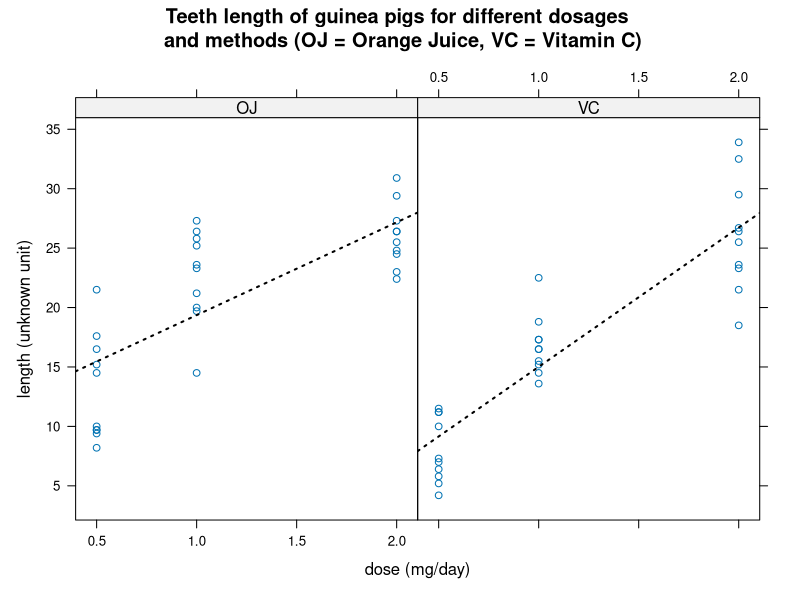

R code for this plot: (Note: this script raises an error after producing the figure.)
## ---- chunk 1
knitr::opts_chunk$set(echo = TRUE, fig.width=8, fig.height=6)
## ---- chunk 2
data(ToothGrowth)
## ---- chunk 3
data(ToothGrowth)
head(ToothGrowth,n=3)
dim(ToothGrowth)
str(ToothGrowth)
summary(ToothGrowth$supp)
unique(ToothGrowth$dose)
## ---- chunk 4
library(lattice)
pltt <- "Teeth length of guinea pigs for different dosages \n"
pltt <- paste(pltt,"and methods (OJ = Orange Juice, VC = Vitamin C)")
xl <- "dose (mg/day)"
yl <- "length (unknown unit)"
pan <- function(x,y,...) {
    panel.xyplot(x, y, ...)
    panel.lmline(x, y,type='l',lty=3,lwd=2, ...)
    }
xyplot(len~dose|supp,data=ToothGrowth,layout=c(2,1),xlab=xl,ylab=yl,main=pltt,panel=pan)
## ---- chunk 5
t.test(len ~ supp, paired=FALSE, var.equal=TRUE, data=ToothGrowth)
